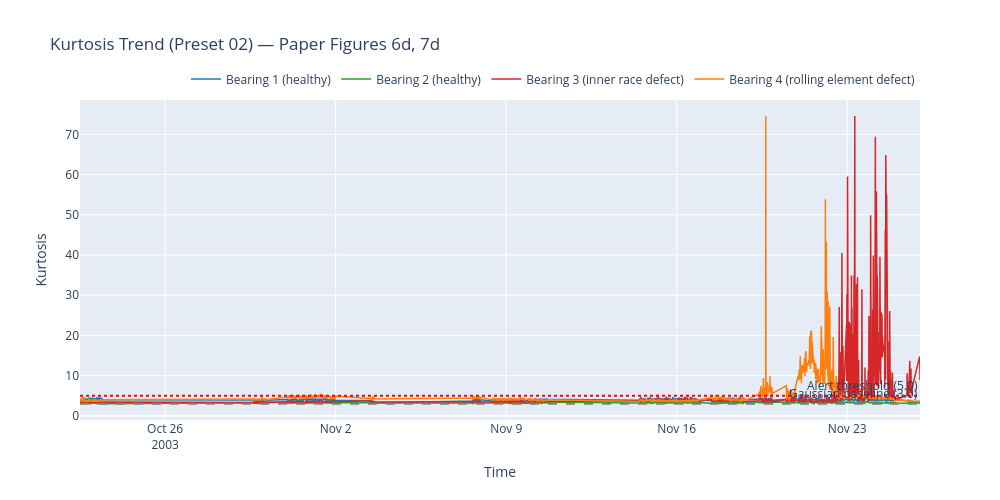

Write notebook code for a chart like this one.
### Markdown cell above
---
## 9 — Kurtosis Trend (Preset 02) — Reproducing Figures 6d, 7d

Kurtosis measures the "peakedness" of the amplitude distribution:
- Gaussian baseline = 3.0
- Bearing 3: rises to >70 (Figure 6d)
- Bearing 4: spikes to >80 (Figure 7d)

Kurtosis is a **leading indicator** — it rises before RMS does, because early-stage
spalling produces sharp transient peaks (high impulsiveness) before overall energy
increases. This makes it the strongest early-warning parameter.

### Code cell
if df_kurtosis is not None:
    fig = go.Figure()

    for bearing_id in sorted(BEARING_SENSORS.keys()):
        bdf = df_kurtosis[df_kurtosis['bearing'] == bearing_id]
        fig.add_trace(go.Scatter(
            x=bdf['timestamp'], y=bdf['kurtosis_value'],
            name=BEARING_LABELS[bearing_id],
            line=dict(color=BEARING_COLORS[bearing_id], width=1.5),
        ))

    fig.add_hline(y=3.0, line_dash='dash', line_color='gray',
                  annotation_text='Gaussian baseline (3.0)')
    fig.add_hline(y=5.0, line_dash='dot', line_color='red',
                  annotation_text='Alert threshold (5.0)')

    fig.update_layout(
        height=500, width=1000,
        title='Kurtosis Trend (Preset 02) — Paper Figures 6d, 7d',
        xaxis_title='Time',
        yaxis_title='Kurtosis',
        legend=dict(orientation='h', yanchor='bottom', y=1.02, xanchor='right', x=1),
    )
    fig.show()

    # Print summary
    print("\nKurtosis Summary per Bearing:")
    for bearing_id in sorted(BEARING_SENSORS.keys()):
        bdf = df_kurtosis[df_kurtosis['bearing'] == bearing_id]
        above5 = bdf[bdf['kurtosis_value'] > 5.0]
        first_alert = above5['timestamp'].iloc[0] if len(above5) > 0 else 'never'
        print(f"  Bearing {bearing_id}: mean={bdf['kurtosis_value'].mean():.2f}, "
              f"max={bdf['kurtosis_value'].max():.2f}, "
              f"first_above_5={first_alert}")
else:
    print("Skipped: preset 02_kurtosis not active")

### Figure 1 — Plotly figure (JSON) as saved in the notebook; plotly's stock layout.template omitted (floating-point values rounded to 4 significant figures; data arrays with more than 128 entries replaced by an {"elided": "..."} marker saying what was removed)
{"data": [{"line": {"color": "#1f77b4", "width": 1.5}, "name": "Bearing 1 (healthy)", "type": "scatter", "x": {"elided": "2156 str values"}, "y": {"elided": "2156 float values"}}, {"line": {"color": "#2ca02c", "width": 1.5}, "name": "Bearing 2 (healthy)", "type": "scatter", "x": {"elided": "2156 str values"}, "y": {"elided": "2156 float values"}}, {"line": {"color": "#d62728", "width": 1.5}, "name": "Bearing 3 (inner race defect)", "type": "scatter", "x": {"elided": "2156 str values"}, "y": {"elided": "2156 float values"}}, {"line": {"color": "#ff7f0e", "width": 1.5}, "name": "Bearing 4 (rolling element defect)", "type": "scatter", "x": {"elided": "2156 str values"}, "y": {"elided": "2156 float values"}}], "layout": {"annotations": [{"showarrow": false, "text": "Gaussian baseline (3.0)", "x": 1, "xanchor": "right", "xref": "x domain", "y": 3, "yanchor": "bottom", "yref": "y"}, {"showarrow": false, "text": "Alert threshold (5.0)", "x": 1, "xanchor": "right", "xref": "x domain", "y": 5, "yanchor": "bottom", "yref": "y"}], "height": 500, "legend": {"orientation": "h", "x": 1, "xanchor": "right", "y": 1.02, "yanchor": "bottom"}, "shapes": [{"line": {"color": "gray", "dash": "dash"}, "type": "line", "x0": 0, "x1": 1, "xref": "x domain", "y0": 3, "y1": 3, "yref": "y"}, {"line": {"color": "red", "dash": "dot"}, "type": "line", "x0": 0, "x1": 1, "xref": "x domain", "y0": 5, "y1": 5, "yref": "y"}], "title": {"text": "Kurtosis Trend (Preset 02) — Paper Figures 6d, 7d"}, "width": 1000, "xaxis": {"title": {"text": "Time"}}, "yaxis": {"title": {"text": "Kurtosis"}}}}
